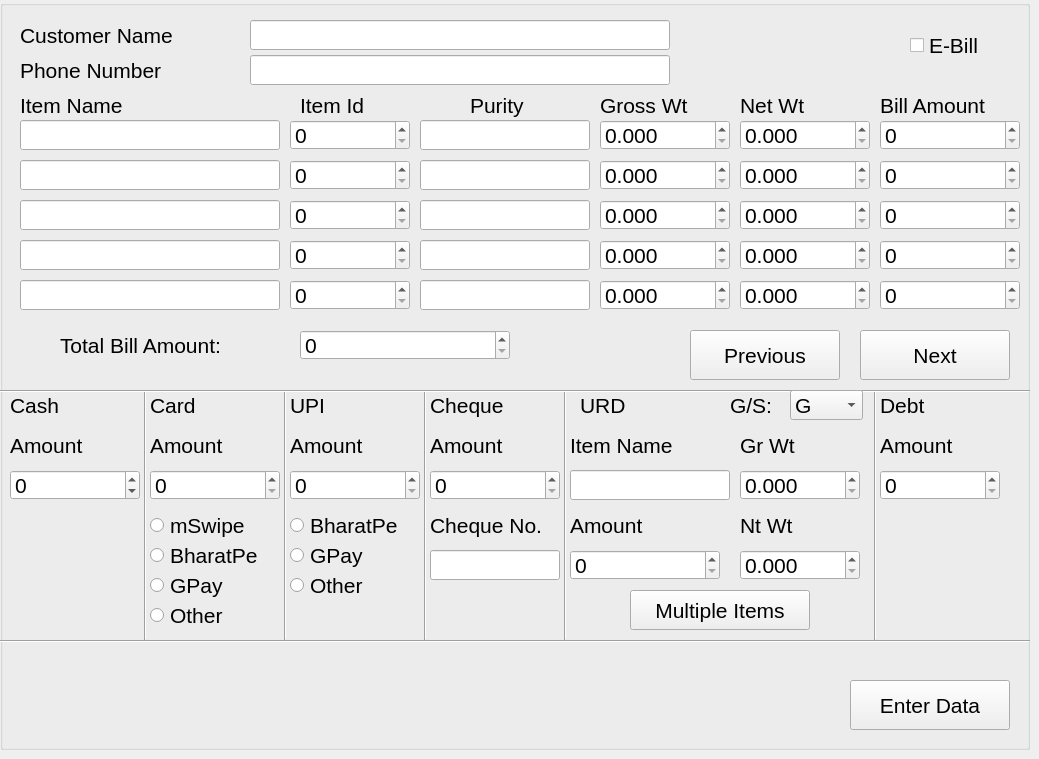
    <widget class="QWidget" name="Gold_sell">
     <property name="sizePolicy">
      <sizepolicy hsizetype="Preferred" vsizetype="Preferred">
       <horstretch>0</horstretch>
       <verstretch>0</verstretch>
      </sizepolicy>
     </property>
     <property name="font">
      <font>
       <pointsize>16</pointsize>
      </font>
     </property>
     <widget class="QGroupBox" name="groupBox">
      <property name="geometry">
       <rect>
        <x>0</x>
        <y>0</y>
        <width>1030</width>
        <height>750</height>
       </rect>
      </property>
      <property name="font">
       <font>
        <pointsize>16</pointsize>
       </font>
      </property>
      <property name="title">
       <string/>
      </property>
      <property name="flat">
       <bool>false</bool>
      </property>
      <widget class="QLabel" name="label">
       <property name="geometry">
        <rect>
         <x>20</x>
         <y>20</y>
         <width>190</width>
         <height>30</height>
        </rect>
       </property>
       <property name="text">
        <string>Customer Name</string>
       </property>
      </widget>
      <widget class="QLineEdit" name="Gold_custname">
       <property name="geometry">
        <rect>
         <x>250</x>
         <y>20</y>
         <width>420</width>
         <height>30</height>
        </rect>
       </property>
      </widget>
      <widget class="QLabel" name="label_2">
       <property name="geometry">
        <rect>
         <x>20</x>
         <y>90</y>
         <width>150</width>
         <height>30</height>
        </rect>
       </property>
       <property name="text">
        <string>Item Name</string>
       </property>
      </widget>
      <widget class="QLabel" name="label_3">
       <property name="geometry">
        <rect>
         <x>300</x>
         <y>90</y>
         <width>100</width>
         <height>30</height>
        </rect>
       </property>
       <property name="text">
        <string>Item Id</string>
       </property>
      </widget>
      <widget class="QLabel" name="label_4">
       <property name="geometry">
        <rect>
         <x>470</x>
         <y>90</y>
         <width>80</width>
         <height>30</height>
        </rect>
       </property>
       <property name="text">
        <string>Purity</string>
       </property>
      </widget>
      <widget class="QLabel" name="label_5">
       <property name="geometry">
        <rect>
         <x>600</x>
         <y>90</y>
         <width>120</width>
         <height>30</height>
        </rect>
       </property>
       <property name="text">
        <string>Gross Wt</string>
       </property>
      </widget>
      <widget class="QLabel" name="label_6">
       <property name="geometry">
        <rect>
         <x>740</x>
         <y>90</y>
         <width>90</width>
         <height>30</height>
        </rect>
       </property>
       <property name="text">
        <string>Net Wt</string>
       </property>
      </widget>
      <widget class="QLabel" name="label_7">
       <property name="geometry">
        <rect>
         <x>880</x>
         <y>90</y>
         <width>150</width>
         <height>30</height>
        </rect>
       </property>
       <property name="text">
        <string>Bill Amount</string>
       </property>
      </widget>
      <widget class="QLineEdit" name="Gold_itemname">
       <property name="geometry">
        <rect>
         <x>20</x>
         <y>120</y>
         <width>260</width>
         <height>30</height>
        </rect>
       </property>
      </widget>
      <widget class="QSpinBox" name="Gold_Itemid">
       <property name="geometry">
        <rect>
         <x>290</x>
         <y>120</y>
         <width>120</width>
         <height>30</height>
        </rect>
       </property>
       <property name="maximum">
        <number>999999999</number>
       </property>
      </widget>
      <widget class="QDoubleSpinBox" name="Gold_grwt">
       <property name="geometry">
        <rect>
         <x>600</x>
         <y>120</y>
         <width>130</width>
         <height>30</height>
        </rect>
       </property>
       <property name="decimals">
        <number>3</number>
       </property>
       <property name="maximum">
        <double>999.999000000000024</double>
       </property>
       <property name="stepType">
        <enum>QAbstractSpinBox::AdaptiveDecimalStepType</enum>
       </property>
      </widget>
      <widget class="QDoubleSpinBox" name="Gold_ntwt">
       <property name="geometry">
        <rect>
         <x>740</x>
         <y>120</y>
         <width>130</width>
         <height>30</height>
        </rect>
       </property>
       <property name="decimals">
        <number>3</number>
       </property>
       <property name="maximum">
        <double>999.999000000000024</double>
       </property>
      </widget>
      <widget class="QSpinBox" name="Gold_BillAmount">
       <property name="geometry">
        <rect>
         <x>880</x>
         <y>120</y>
         <width>140</width>
         <height>30</height>
        </rect>
       </property>
       <property name="maximum">
        <number>9999999</number>
       </property>
      </widget>
      <widget class="QLabel" name="label_16">
       <property name="geometry">
        <rect>
         <x>20</x>
         <y>55</y>
         <width>190</width>
         <height>30</height>
        </rect>
       </property>
       <property name="text">
        <string>Phone Number</string>
       </property>
      </widget>
      <widget class="QLineEdit" name="Gold_phnumber">
       <property name="geometry">
        <rect>
         <x>250</x>
         <y>55</y>
         <width>420</width>
         <height>30</height>
        </rect>
       </property>
      </widget>
      <widget class="QLineEdit" name="Gold_itemname_2">
       <property name="geometry">
        <rect>
         <x>20</x>
         <y>160</y>
         <width>260</width>
         <height>30</height>
        </rect>
       </property>
      </widget>
      <widget class="QSpinBox" name="Gold_Itemid_2">
       <property name="geometry">
        <rect>
         <x>290</x>
         <y>160</y>
         <width>120</width>
         <height>30</height>
        </rect>
       </property>
       <property name="maximum">
        <number>999999999</number>
       </property>
      </widget>
      <widget class="QSpinBox" name="Gold_BillAmount_2">
       <property name="geometry">
        <rect>
         <x>880</x>
         <y>160</y>
         <width>140</width>
         <height>30</height>
        </rect>
       </property>
       <property name="maximum">
        <number>9999999</number>
       </property>
      </widget>
      <widget class="QLineEdit" name="Gold_itemname_3">
       <property name="geometry">
        <rect>
         <x>20</x>
         <y>200</y>
         <width>260</width>
         <height>30</height>
        </rect>
       </property>
      </widget>
      <widget class="QSpinBox" name="Gold_Itemid_3">
       <property name="geometry">
        <rect>
         <x>290</x>
         <y>200</y>
         <width>120</width>
         <height>30</height>
        </rect>
       </property>
       <property name="maximum">
        <number>999999999</number>
       </property>
      </widget>
      <widget class="QSpinBox" name="Gold_BillAmount_3">
       <property name="geometry">
        <rect>
         <x>880</x>
         <y>200</y>
         <width>140</width>
         <height>30</height>
        </rect>
       </property>
       <property name="maximum">
        <number>9999999</number>
       </property>
      </widget>
      <widget class="QLineEdit" name="Gold_itemname_4">
       <property name="geometry">
        <rect>
         <x>20</x>
         <y>240</y>
         <width>260</width>
         <height>30</height>
        </rect>
       </property>
      </widget>
      <widget class="QLineEdit" name="Gold_itemname_5">
       <property name="geometry">
        <rect>
         <x>20</x>
         <y>280</y>
         <width>260</width>
         <height>30</height>
        </rect>
       </property>
      </widget>
      <widget class="QSpinBox" name="Gold_Itemid_4">
       <property name="geometry">
        <rect>
         <x>290</x>
         <y>240</y>
         <width>120</width>
         <height>30</height>
        </rect>
       </property>
       <property name="maximum">
        <number>999999999</number>
       </property>
      </widget>
      <widget class="QSpinBox" name="Gold_Itemid_5">
       <property name="geometry">
        <rect>
         <x>290</x>
         <y>280</y>
         <width>120</width>
         <height>30</height>
        </rect>
       </property>
       <property name="maximum">
        <number>999999999</number>
       </property>
      </widget>
      <widget class="QSpinBox" name="Gold_BillAmount_4">
       <property name="geometry">
        <rect>
         <x>880</x>
         <y>240</y>
         <width>140</width>
         <height>30</height>
        </rect>
       </property>
       <property name="maximum">
        <number>9999999</number>
       </property>
      </widget>
      <widget class="QSpinBox" name="Gold_BillAmount_5">
       <property name="geometry">
        <rect>
         <x>880</x>
         <y>280</y>
         <width>140</width>
         <height>30</height>
        </rect>
       </property>
       <property name="maximum">
        <number>9999999</number>
       </property>
      </widget>
      <widget class="QLineEdit" name="Gold_purity">
       <property name="geometry">
        <rect>
         <x>420</x>
         <y>120</y>
         <width>170</width>
         <height>30</height>
        </rect>
       </property>
      </widget>
      <widget class="QLineEdit" name="Gold_purity_2">
       <property name="geometry">
        <rect>
         <x>420</x>
         <y>160</y>
         <width>170</width>
         <height>30</height>
        </rect>
       </property>
      </widget>
      <widget class="QLineEdit" name="Gold_purity_3">
       <property name="geometry">
        <rect>
         <x>420</x>
         <y>200</y>
         <width>170</width>
         <height>30</height>
        </rect>
       </property>
      </widget>
      <widget class="QLineEdit" name="Gold_purity_4">
       <property name="geometry">
        <rect>
         <x>420</x>
         <y>240</y>
         <width>170</width>
         <height>30</height>
        </rect>
       </property>
      </widget>
      <widget class="QLineEdit" name="Gold_purity_5">
       <property name="geometry">
        <rect>
         <x>420</x>
         <y>280</y>
         <width>170</width>
         <height>30</height>
        </rect>
       </property>
      </widget>
      <widget class="QPushButton" name="Next">
       <property name="geometry">
        <rect>
         <x>860</x>
         <y>330</y>
         <width>150</width>
         <height>50</height>
        </rect>
       </property>
       <property name="text">
        <string>Next</string>
       </property>
      </widget>
      <widget class="QPushButton" name="Previous">
       <property name="geometry">
        <rect>
         <x>690</x>
         <y>330</y>
         <width>150</width>
         <height>50</height>
        </rect>
       </property>
       <property name="text">
        <string>Previous</string>
       </property>
      </widget>
      <widget class="QPushButton" name="DataEntry_button">
       <property name="geometry">
        <rect>
         <x>850</x>
         <y>680</y>
         <width>160</width>
         <height>50</height>
        </rect>
       </property>
       <property name="font">
        <font>
         <pointsize>16</pointsize>
        </font>
       </property>
       <property name="text">
        <string>Enter Data</string>
       </property>
      </widget>
      <widget class="QDoubleSpinBox" name="Gold_ntwt_2">
       <property name="geometry">
        <rect>
         <x>740</x>
         <y>160</y>
         <width>130</width>
         <height>30</height>
        </rect>
       </property>
       <property name="decimals">
        <number>3</number>
       </property>
       <property name="maximum">
        <double>999.999000000000024</double>
       </property>
      </widget>
      <widget class="QDoubleSpinBox" name="Gold_ntwt_3">
       <property name="geometry">
        <rect>
         <x>740</x>
         <y>200</y>
         <width>130</width>
         <height>30</height>
        </rect>
       </property>
       <property name="decimals">
        <number>3</number>
       </property>
       <property name="maximum">
        <double>999.999000000000024</double>
       </property>
      </widget>
      <widget class="QDoubleSpinBox" name="Gold_ntwt_4">
       <property name="geometry">
        <rect>
         <x>740</x>
         <y>240</y>
         <width>130</width>
         <height>30</height>
        </rect>
       </property>
       <property name="decimals">
        <number>3</number>
       </property>
       <property name="maximum">
        <double>999.999000000000024</double>
       </property>
      </widget>
      <widget class="QDoubleSpinBox" name="Gold_ntwt_5">
       <property name="geometry">
        <rect>
         <x>740</x>
         <y>280</y>
         <width>130</width>
         <height>30</height>
        </rect>
       </property>
       <property name="decimals">
        <number>3</number>
       </property>
       <property name="maximum">
        <double>999.999000000000024</double>
       </property>
      </widget>
      <widget class="QDoubleSpinBox" name="Gold_grwt_2">
       <property name="geometry">
        <rect>
         <x>600</x>
         <y>160</y>
         <width>130</width>
         <height>30</height>
        </rect>
       </property>
       <property name="decimals">
        <number>3</number>
       </property>
       <property name="maximum">
        <double>999.999000000000024</double>
       </property>
       <property name="stepType">
        <enum>QAbstractSpinBox::AdaptiveDecimalStepType</enum>
       </property>
      </widget>
      <widget class="QDoubleSpinBox" name="Gold_grwt_3">
       <property name="geometry">
        <rect>
         <x>600</x>
         <y>200</y>
         <width>130</width>
         <height>30</height>
        </rect>
       </property>
       <property name="decimals">
        <number>3</number>
       </property>
       <property name="maximum">
        <double>999.999000000000024</double>
       </property>
       <property name="stepType">
        <enum>QAbstractSpinBox::AdaptiveDecimalStepType</enum>
       </property>
      </widget>
      <widget class="QDoubleSpinBox" name="Gold_grwt_4">
       <property name="geometry">
        <rect>
         <x>600</x>
         <y>240</y>
         <width>130</width>
         <height>30</height>
        </rect>
       </property>
       <property name="decimals">
        <number>3</number>
       </property>
       <property name="maximum">
        <double>999.999000000000024</double>
       </property>
       <property name="stepType">
        <enum>QAbstractSpinBox::AdaptiveDecimalStepType</enum>
       </property>
      </widget>
      <widget class="QDoubleSpinBox" name="Gold_grwt_5">
       <property name="geometry">
        <rect>
         <x>600</x>
         <y>280</y>
         <width>130</width>
         <height>30</height>
        </rect>
       </property>
       <property name="decimals">
        <number>3</number>
       </property>
       <property name="maximum">
        <double>999.999000000000024</double>
       </property>
       <property name="stepType">
        <enum>QAbstractSpinBox::AdaptiveDecimalStepType</enum>
       </property>
      </widget>
      <widget class="QLabel" name="label_17">
       <property name="geometry">
        <rect>
         <x>10</x>
         <y>390</y>
         <width>70</width>
         <height>30</height>
        </rect>
       </property>
       <property name="text">
        <string>Cash</string>
       </property>
      </widget>
      <widget class="QLabel" name="label_18">
       <property name="geometry">
        <rect>
         <x>150</x>
         <y>390</y>
         <width>70</width>
         <height>30</height>
        </rect>
       </property>
       <property name="text">
        <string>Card</string>
       </property>
      </widget>
      <widget class="QSpinBox" name="Cash">
       <property name="geometry">
        <rect>
         <x>10</x>
         <y>470</y>
         <width>130</width>
         <height>30</height>
        </rect>
       </property>
       <property name="minimum">
        <number>-9999999</number>
       </property>
       <property name="maximum">
        <number>9999999</number>
       </property>
       <property name="singleStep">
        <number>10</number>
       </property>
      </widget>
      <widget class="QSpinBox" name="Card">
       <property name="geometry">
        <rect>
         <x>150</x>
         <y>470</y>
         <width>130</width>
         <height>30</height>
        </rect>
       </property>
       <property name="maximum">
        <number>9999999</number>
       </property>
       <property name="singleStep">
        <number>10</number>
       </property>
      </widget>
      <widget class="QLabel" name="label_19">
       <property name="geometry">
        <rect>
         <x>290</x>
         <y>390</y>
         <width>55</width>
         <height>30</height>
        </rect>
       </property>
       <property name="text">
        <string>UPI</string>
       </property>
      </widget>
      <widget class="QSpinBox" name="UPI">
       <property name="geometry">
        <rect>
         <x>290</x>
         <y>470</y>
         <width>130</width>
         <height>30</height>
        </rect>
       </property>
       <property name="maximum">
        <number>9999999</number>
       </property>
       <property name="singleStep">
        <number>10</number>
       </property>
      </widget>
      <widget class="QLabel" name="label_20">
       <property name="geometry">
        <rect>
         <x>430</x>
         <y>390</y>
         <width>100</width>
         <height>30</height>
        </rect>
       </property>
       <property name="text">
        <string>Cheque</string>
       </property>
      </widget>
      <widget class="QLabel" name="label_21">
       <property name="geometry">
        <rect>
         <x>10</x>
         <y>430</y>
         <width>100</width>
         <height>30</height>
        </rect>
       </property>
       <property name="text">
        <string>Amount</string>
       </property>
      </widget>
      <widget class="QLabel" name="label_22">
       <property name="geometry">
        <rect>
         <x>150</x>
         <y>430</y>
         <width>100</width>
         <height>30</height>
        </rect>
       </property>
       <property name="text">
        <string>Amount</string>
       </property>
      </widget>
      <widget class="QLabel" name="label_23">
       <property name="geometry">
        <rect>
         <x>290</x>
         <y>430</y>
         <width>100</width>
         <height>30</height>
        </rect>
       </property>
       <property name="text">
        <string>Amount</string>
       </property>
      </widget>
      <widget class="QLabel" name="label_24">
       <property name="geometry">
        <rect>
         <x>430</x>
         <y>430</y>
         <width>100</width>
         <height>30</height>
        </rect>
       </property>
       <property name="text">
        <string>Amount</string>
       </property>
      </widget>
      <widget class="QSpinBox" name="Cheque">
       <property name="geometry">
        <rect>
         <x>430</x>
         <y>470</y>
         <width>130</width>
         <height>30</height>
        </rect>
       </property>
       <property name="maximum">
        <number>9999999</number>
       </property>
       <property name="singleStep">
        <number>10</number>
       </property>
      </widget>
      <widget class="QLabel" name="label_36">
       <property name="geometry">
        <rect>
         <x>430</x>
         <y>510</y>
         <width>130</width>
         <height>30</height>
        </rect>
       </property>
       <property name="text">
        <string>Cheque No.</string>
       </property>
      </widget>
      <widget class="QLineEdit" name="ChequeNo">
       <property name="geometry">
        <rect>
         <x>430</x>
         <y>550</y>
         <width>130</width>
         <height>30</height>
        </rect>
       </property>
      </widget>
      <widget class="QLabel" name="label_37">
       <property name="geometry">
        <rect>
         <x>580</x>
         <y>390</y>
         <width>70</width>
         <height>30</height>
        </rect>
       </property>
       <property name="text">
        <string>URD</string>
       </property>
      </widget>
      <widget class="QLabel" name="label_38">
       <property name="geometry">
        <rect>
         <x>570</x>
         <y>430</y>
         <width>140</width>
         <height>30</height>
        </rect>
       </property>
       <property name="text">
        <string>Item Name</string>
       </property>
      </widget>
      <widget class="QLineEdit" name="URDitemname">
       <property name="geometry">
        <rect>
         <x>570</x>
         <y>470</y>
         <width>160</width>
         <height>30</height>
        </rect>
       </property>
      </widget>
      <widget class="QLabel" name="label_39">
       <property name="geometry">
        <rect>
         <x>740</x>
         <y>430</y>
         <width>80</width>
         <height>30</height>
        </rect>
       </property>
       <property name="text">
        <string>Gr Wt</string>
       </property>
      </widget>
      <widget class="QDoubleSpinBox" name="URD_grwt">
       <property name="geometry">
        <rect>
         <x>740</x>
         <y>470</y>
         <width>120</width>
         <height>30</height>
        </rect>
       </property>
       <property name="decimals">
        <number>3</number>
       </property>
       <property name="maximum">
        <double>999.999000000000024</double>
       </property>
      </widget>
      <widget class="QLabel" name="label_40">
       <property name="geometry">
        <rect>
         <x>740</x>
         <y>510</y>
         <width>90</width>
         <height>30</height>
        </rect>
       </property>
       <property name="text">
        <string>Nt Wt</string>
       </property>
      </widget>
      <widget class="QDoubleSpinBox" name="URD_ntwt">
       <property name="geometry">
        <rect>
         <x>740</x>
         <y>550</y>
         <width>120</width>
         <height>30</height>
        </rect>
       </property>
       <property name="decimals">
        <number>3</number>
       </property>
       <property name="maximum">
        <double>999.999000000000024</double>
       </property>
      </widget>
      <widget class="QLabel" name="label_41">
       <property name="geometry">
        <rect>
         <x>570</x>
         <y>510</y>
         <width>130</width>
         <height>30</height>
        </rect>
       </property>
       <property name="text">
        <string>Amount</string>
       </property>
      </widget>
      <widget class="QSpinBox" name="URDAmount">
       <property name="geometry">
        <rect>
         <x>570</x>
         <y>550</y>
         <width>150</width>
         <height>30</height>
        </rect>
       </property>
       <property name="maximum">
        <number>999999</number>
       </property>
       <property name="singleStep">
        <number>10</number>
       </property>
      </widget>
      <widget class="QLabel" name="label_42">
       <property name="geometry">
        <rect>
         <x>880</x>
         <y>390</y>
         <width>60</width>
         <height>30</height>
        </rect>
       </property>
       <property name="text">
        <string>Debt</string>
       </property>
      </widget>
      <widget class="QLabel" name="label_43">
       <property name="geometry">
        <rect>
         <x>880</x>
         <y>430</y>
         <width>100</width>
         <height>30</height>
        </rect>
       </property>
       <property name="text">
        <string>Amount</string>
       </property>
      </widget>
      <widget class="QSpinBox" name="DebtAmount">
       <property name="geometry">
        <rect>
         <x>880</x>
         <y>470</y>
         <width>120</width>
         <height>30</height>
        </rect>
       </property>
       <property name="maximum">
        <number>9999999</number>
       </property>
       <property name="singleStep">
        <number>10</number>
       </property>
      </widget>
      <widget class="Line" name="line">
       <property name="geometry">
        <rect>
         <x>140</x>
         <y>390</y>
         <width>10</width>
         <height>250</height>
        </rect>
       </property>
       <property name="orientation">
        <enum>Qt::Vertical</enum>
       </property>
      </widget>
      <widget class="Line" name="line_2">
       <property name="geometry">
        <rect>
         <x>280</x>
         <y>390</y>
         <width>10</width>
         <height>250</height>
        </rect>
       </property>
       <property name="orientation">
        <enum>Qt::Vertical</enum>
       </property>
      </widget>
      <widget class="Line" name="line_3">
       <property name="geometry">
        <rect>
         <x>420</x>
         <y>390</y>
         <width>10</width>
         <height>250</height>
        </rect>
       </property>
       <property name="orientation">
        <enum>Qt::Vertical</enum>
       </property>
      </widget>
      <widget class="Line" name="line_4">
       <property name="geometry">
        <rect>
         <x>560</x>
         <y>390</y>
         <width>10</width>
         <height>250</height>
        </rect>
       </property>
       <property name="orientation">
        <enum>Qt::Vertical</enum>
       </property>
      </widget>
      <widget class="Line" name="line_5">
       <property name="geometry">
        <rect>
         <x>870</x>
         <y>390</y>
         <width>10</width>
         <height>250</height>
        </rect>
       </property>
       <property name="orientation">
        <enum>Qt::Vertical</enum>
       </property>
      </widget>
      <widget class="Line" name="line_6">
       <property name="geometry">
        <rect>
         <x>0</x>
         <y>390</y>
         <width>1030</width>
         <height>3</height>
        </rect>
       </property>
       <property name="orientation">
        <enum>Qt::Horizontal</enum>
       </property>
      </widget>
      <widget class="Line" name="line_7">
       <property name="geometry">
        <rect>
         <x>0</x>
         <y>640</y>
         <width>1030</width>
         <height>3</height>
        </rect>
       </property>
       <property name="orientation">
        <enum>Qt::Horizontal</enum>
       </property>
      </widget>
      <widget class="QComboBox" name="comboBox">
       <property name="geometry">
        <rect>
         <x>790</x>
         <y>390</y>
         <width>73</width>
         <height>30</height>
        </rect>
       </property>
       <item>
        <property name="text">
         <string>G</string>
        </property>
       </item>
       <item>
        <property name="text">
         <string>S</string>
        </property>
       </item>
      </widget>
      <widget class="QLabel" name="label_44">
       <property name="geometry">
        <rect>
         <x>730</x>
         <y>390</y>
         <width>55</width>
         <height>30</height>
        </rect>
       </property>
       <property name="text">
        <string>G/S:</string>
       </property>
      </widget>
      <widget class="QLabel" name="label_45">
       <property name="geometry">
        <rect>
         <x>60</x>
         <y>330</y>
         <width>220</width>
         <height>30</height>
        </rect>
       </property>
       <property name="text">
        <string>Total Bill Amount:</string>
       </property>
      </widget>
      <widget class="QSpinBox" name="Gold_total">
       <property name="geometry">
        <rect>
         <x>300</x>
         <y>330</y>
         <width>210</width>
         <height>30</height>
        </rect>
       </property>
       <property name="maximum">
        <number>9999999</number>
       </property>
      </widget>
      <widget class="QPushButton" name="URD_multiple">
       <property name="geometry">
        <rect>
         <x>630</x>
         <y>590</y>
         <width>180</width>
         <height>40</height>
        </rect>
       </property>
       <property name="text">
        <string>Multiple Items</string>
       </property>
      </widget>
      <widget class="QRadioButton" name="Gold_Cardmachine">
       <property name="geometry">
        <rect>
         <x>150</x>
         <y>510</y>
         <width>120</width>
         <height>30</height>
        </rect>
       </property>
       <property name="text">
        <string>mSwipe</string>
       </property>
      </widget>
      <widget class="QRadioButton" name="Gold_Cardmachine_2">
       <property name="geometry">
        <rect>
         <x>150</x>
         <y>540</y>
         <width>140</width>
         <height>30</height>
        </rect>
       </property>
       <property name="text">
        <string>BharatPe</string>
       </property>
      </widget>
      <widget class="QRadioButton" name="Gold_Cardmachine_3">
       <property name="geometry">
        <rect>
         <x>150</x>
         <y>570</y>
         <width>140</width>
         <height>30</height>
        </rect>
       </property>
       <property name="text">
        <string>GPay</string>
       </property>
      </widget>
      <widget class="QRadioButton" name="UPI_BharatPe">
       <property name="geometry">
        <rect>
         <x>290</x>
         <y>510</y>
         <width>140</width>
         <height>30</height>
        </rect>
       </property>
       <property name="text">
        <string>BharatPe</string>
       </property>
      </widget>
      <widget class="QRadioButton" name="UPI_GPay">
       <property name="geometry">
        <rect>
         <x>290</x>
         <y>540</y>
         <width>140</width>
         <height>30</height>
        </rect>
       </property>
       <property name="text">
        <string>GPay</string>
       </property>
      </widget>
      <widget class="QRadioButton" name="Gold_Cardmachine_4">
       <property name="geometry">
        <rect>
         <x>150</x>
         <y>600</y>
         <width>95</width>
         <height>30</height>
        </rect>
       </property>
       <property name="text">
        <string>Other</string>
       </property>
      </widget>
      <widget class="QRadioButton" name="UPI_Other">
       <property name="geometry">
        <rect>
         <x>290</x>
         <y>570</y>
         <width>95</width>
         <height>30</height>
        </rect>
       </property>
       <property name="text">
        <string>Other</string>
       </property>
      </widget>
      <widget class="QCheckBox" name="checkBox">
       <property name="geometry">
        <rect>
         <x>910</x>
         <y>30</y>
         <width>90</width>
         <height>30</height>
        </rect>
       </property>
       <property name="font">
        <font>
         <pointsize>16</pointsize>
        </font>
       </property>
       <property name="text">
        <string>E-Bill</string>
       </property>
      </widget>
     </widget>
    </widget>
